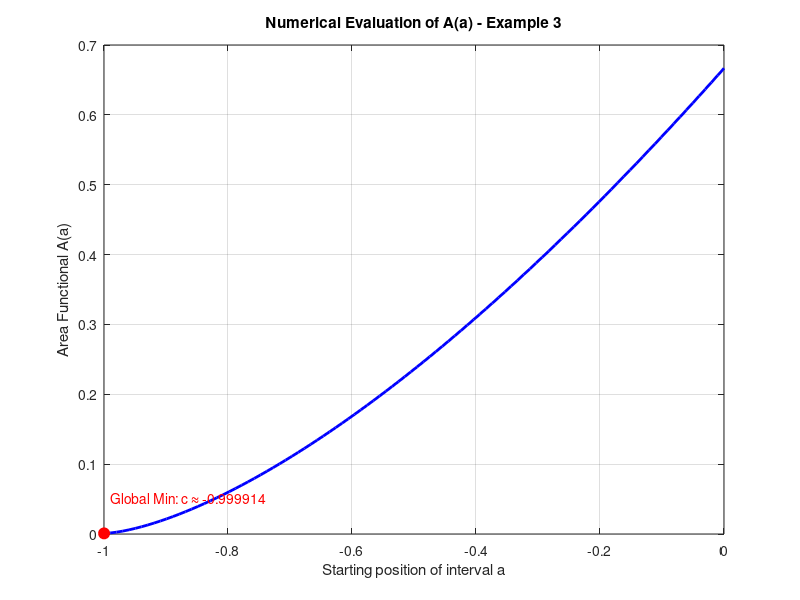

This chart was generated by the following MATLAB code:
% Define the piecewise potential energy function (Example 3)
g = @(x) (x >= 0).*sqrt(x) + (x < 0).*(0.01.*x.^10);

% Define the mass/length of the interval
m = 1;

% Define the area functional over an interval of length m
areaFun = @(a) integral(@(x) g(x), a, a + m);

% Find the minimizer bounded between -m and 0
[aMin, areaMin] = fminbnd(areaFun, -m, 0);

% Display the results
fprintf('The optimal interval is [%f, %f]\n', aMin, aMin + m);
fprintf('The minimum area is %f\n', areaMin);

% Plotting the Area Functional
a_vals = linspace(-1, 0, 100);
A_vals = arrayfun(areaFun, a_vals);

figure;
plot(a_vals, A_vals, 'b-', 'LineWidth', 2);
hold on;
plot(aMin, areaMin, 'ro', 'MarkerSize', 8, 'MarkerFaceColor', 'r');
grid on;
xlabel('Starting position of interval a');
ylabel('Area Functional A(a)');
title('Numerical Evaluation of A(a) - Example 3');
text(aMin, areaMin + 0.05, sprintf('  Global Min: c \\approx %.6f', aMin), 'Color', 'red');
